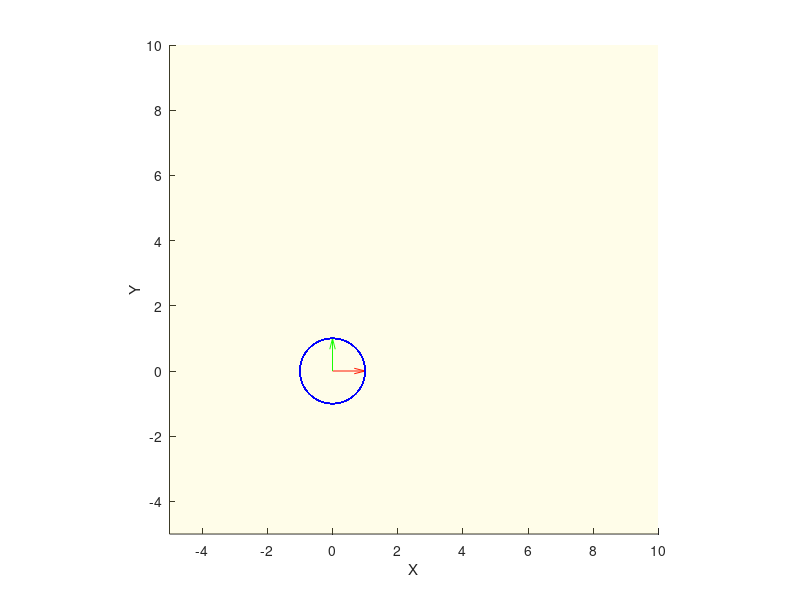

The MATLAB source for this figure: (Note: this script raises an error after producing the figure.)
clear all
close all
clc

MIN_LIM = -5;
MAX_LIM = 10;

shearing = [1 0 2; 0 1 0; 0 0 1];

f = figure;
hold on
axis equal
xlim([MIN_LIM MAX_LIM])
ylim([MIN_LIM MAX_LIM])
zlim([MIN_LIM MAX_LIM])
xlabel('X')
ylabel('Y')
zlabel('Z')

% Plot origine assi
quiver3(0,0,0,1,0,0,'Color','r','autoscale','off')
quiver3(0,0,0,0,1,0,'Color','g','autoscale','off')
quiver3(0,0,0,0,0,1,'Color','b','autoscale','off')

% Definizione piano z = 1
[X,Y] = meshgrid(MIN_LIM:.2:MAX_LIM, MIN_LIM:.2:MAX_LIM);
Z = ones(size(X));
surf(X, Y, Z, 'FaceAlpha', 0.1, 'EdgeColor', 'none')

% Definizione circonferenza
r = 1;
theta = [-180:1:179];

fsize = size(theta);
factor = repmat([0:.5:4.5], fsize(2) * MAX_LIM, 1);
 
X = repmat(r * cosd(theta), MAX_LIM)';
Y = repmat(r * sind(theta), MAX_LIM)';
Z = ones(size(X)) + factor;
plot3(X, Y, Z, '--b');

% Applicazione della trasformazione
all = [X; Y; Z];
rep_shearing = repmat(shearing, MAX_LIM);
all_shearing = shearing * all;
plot3(all_shearing(1,:), all_shearing(2,:), all_shearing(3,:), '--r');


